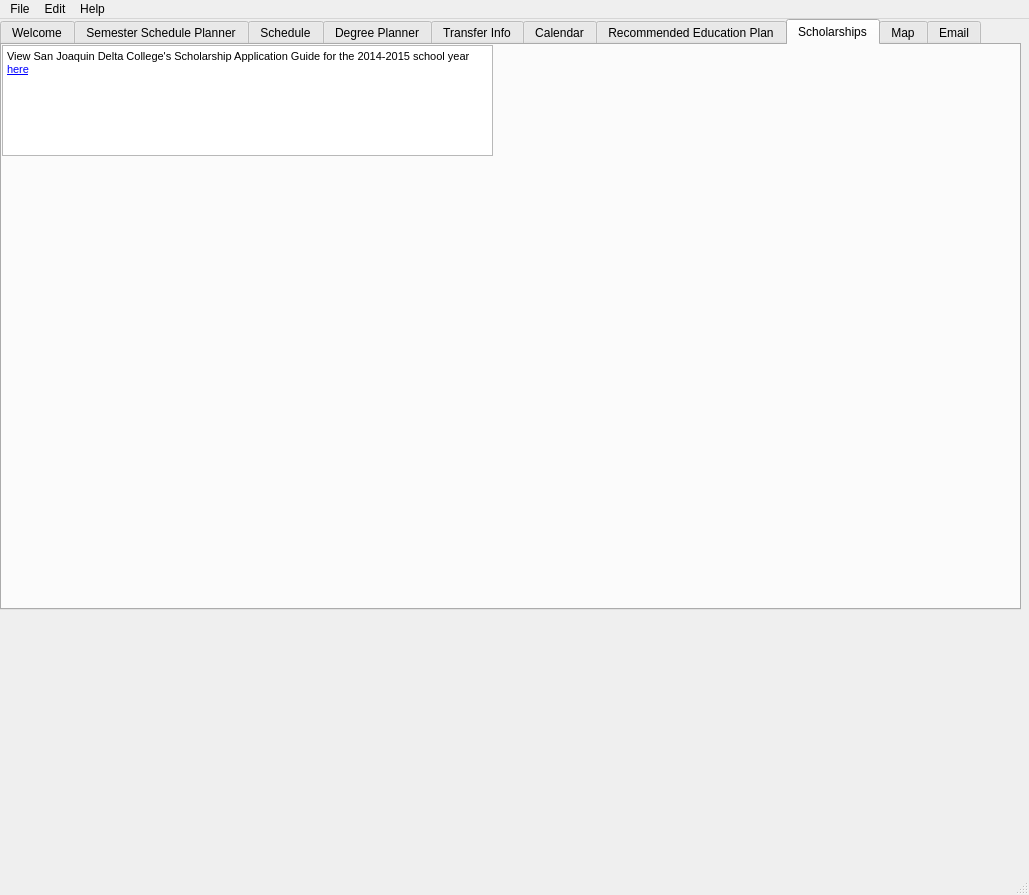
<?xml version="1.0" encoding="UTF-8"?>
<ui version="4.0">
 <class>MainWindow</class>
 <widget class="QMainWindow" name="MainWindow">
  <property name="geometry">
   <rect>
    <x>0</x>
    <y>0</y>
    <width>1029</width>
    <height>895</height>
   </rect>
  </property>
  <property name="windowTitle">
   <string>MainWindow</string>
  </property>
  <widget class="QWidget" name="centralwidget">
   <widget class="QTabWidget" name="tabWidget">
    <property name="enabled">
     <bool>true</bool>
    </property>
    <property name="geometry">
     <rect>
      <x>0</x>
      <y>0</y>
      <width>1021</width>
      <height>591</height>
     </rect>
    </property>
    <property name="contextMenuPolicy">
     <enum>Qt::DefaultContextMenu</enum>
    </property>
    <property name="currentIndex">
     <number>7</number>
    </property>
    <property name="movable">
     <bool>false</bool>
    </property>
    <widget class="QWidget" name="WelcomeTab">
     <attribute name="title">
      <string>Welcome</string>
     </attribute>
     <widget class="QLabel" name="label_6">
      <property name="geometry">
       <rect>
        <x>940</x>
        <y>540</y>
        <width>71</width>
        <height>20</height>
       </rect>
      </property>
      <property name="text">
       <string>Version #</string>
      </property>
     </widget>
    </widget>
    <widget class="QWidget" name="PlannerTab">
     <attribute name="title">
      <string>Semester Schedule Planner</string>
     </attribute>
     <widget class="QComboBox" name="comboBox">
      <property name="geometry">
       <rect>
        <x>20</x>
        <y>10</y>
        <width>101</width>
        <height>22</height>
       </rect>
      </property>
      <item>
       <property name="text">
        <string>Year</string>
       </property>
      </item>
      <item>
       <property name="text">
        <string>1991-1992</string>
       </property>
      </item>
      <item>
       <property name="text">
        <string>1992-1993</string>
       </property>
      </item>
      <item>
       <property name="text">
        <string>1993-1994</string>
       </property>
      </item>
      <item>
       <property name="text">
        <string>1994-1995</string>
       </property>
      </item>
      <item>
       <property name="text">
        <string>1995-1996</string>
       </property>
      </item>
      <item>
       <property name="text">
        <string>1996-1997</string>
       </property>
      </item>
      <item>
       <property name="text">
        <string>1997-1998</string>
       </property>
      </item>
      <item>
       <property name="text">
        <string>1998-1999</string>
       </property>
      </item>
      <item>
       <property name="text">
        <string>1999-2000</string>
       </property>
      </item>
      <item>
       <property name="text">
        <string>2000-2001</string>
       </property>
      </item>
      <item>
       <property name="text">
        <string>2001-2002</string>
       </property>
      </item>
      <item>
       <property name="text">
        <string>2002-2003</string>
       </property>
      </item>
      <item>
       <property name="text">
        <string>2003-2004</string>
       </property>
      </item>
      <item>
       <property name="text">
        <string>2004-2005</string>
       </property>
      </item>
      <item>
       <property name="text">
        <string>2005-2006</string>
       </property>
      </item>
      <item>
       <property name="text">
        <string>2006-2007</string>
       </property>
      </item>
      <item>
       <property name="text">
        <string>2007-2008</string>
       </property>
      </item>
      <item>
       <property name="text">
        <string>2008-2009</string>
       </property>
      </item>
      <item>
       <property name="text">
        <string>2009-2010</string>
       </property>
      </item>
      <item>
       <property name="text">
        <string>2010-2011</string>
       </property>
      </item>
      <item>
       <property name="text">
        <string>2011-2012</string>
       </property>
      </item>
      <item>
       <property name="text">
        <string>2012-2013</string>
       </property>
      </item>
      <item>
       <property name="text">
        <string>2013-2014</string>
       </property>
      </item>
      <item>
       <property name="text">
        <string>2014-2015</string>
       </property>
      </item>
     </widget>
     <widget class="QComboBox" name="comboBox_2">
      <property name="geometry">
       <rect>
        <x>20</x>
        <y>40</y>
        <width>101</width>
        <height>22</height>
       </rect>
      </property>
      <item>
       <property name="text">
        <string>Term</string>
       </property>
      </item>
      <item>
       <property name="text">
        <string>Summer</string>
       </property>
      </item>
      <item>
       <property name="text">
        <string>Fall</string>
       </property>
      </item>
      <item>
       <property name="text">
        <string>Spring</string>
       </property>
      </item>
     </widget>
     <widget class="QComboBox" name="comboBox_3">
      <property name="geometry">
       <rect>
        <x>20</x>
        <y>70</y>
        <width>101</width>
        <height>22</height>
       </rect>
      </property>
      <item>
       <property name="text">
        <string>#Dept</string>
       </property>
      </item>
     </widget>
     <widget class="QComboBox" name="comboBox_4">
      <property name="geometry">
       <rect>
        <x>20</x>
        <y>100</y>
        <width>101</width>
        <height>22</height>
       </rect>
      </property>
      <item>
       <property name="text">
        <string>#Classes</string>
       </property>
      </item>
     </widget>
     <widget class="QLabel" name="label">
      <property name="geometry">
       <rect>
        <x>180</x>
        <y>140</y>
        <width>91</width>
        <height>21</height>
       </rect>
      </property>
      <property name="text">
       <string>Avaliable Classes</string>
      </property>
     </widget>
     <widget class="QLabel" name="label_2">
      <property name="geometry">
       <rect>
        <x>590</x>
        <y>150</y>
        <width>121</width>
        <height>16</height>
       </rect>
      </property>
      <property name="text">
       <string>Your Selected Classes</string>
      </property>
     </widget>
     <widget class="QListView" name="listView">
      <property name="geometry">
       <rect>
        <x>0</x>
        <y>170</y>
        <width>431</width>
        <height>391</height>
       </rect>
      </property>
     </widget>
     <widget class="QListView" name="listView_2">
      <property name="geometry">
       <rect>
        <x>430</x>
        <y>170</y>
        <width>441</width>
        <height>391</height>
       </rect>
      </property>
     </widget>
     <widget class="QPushButton" name="pushButton">
      <property name="geometry">
       <rect>
        <x>160</x>
        <y>100</y>
        <width>161</width>
        <height>23</height>
       </rect>
      </property>
      <property name="text">
       <string>Match Major Reqs. #AUTOFILL</string>
      </property>
     </widget>
     <widget class="QPushButton" name="pushButton_2">
      <property name="geometry">
       <rect>
        <x>160</x>
        <y>70</y>
        <width>321</width>
        <height>23</height>
       </rect>
      </property>
      <property name="text">
       <string>Highlight Major Reqs #ONLY SHOW IF MAJOR IS SELECTED</string>
      </property>
     </widget>
     <widget class="QPushButton" name="pushButton_3">
      <property name="geometry">
       <rect>
        <x>510</x>
        <y>100</y>
        <width>321</width>
        <height>23</height>
       </rect>
      </property>
      <property name="text">
       <string>Highlight Schedule Errors #Debug will be automatic in final build</string>
      </property>
     </widget>
    </widget>
    <widget class="QWidget" name="ScheduleTab">
     <attribute name="title">
      <string>Schedule</string>
     </attribute>
     <widget class="QLabel" name="label_5">
      <property name="geometry">
       <rect>
        <x>20</x>
        <y>20</y>
        <width>141</width>
        <height>16</height>
       </rect>
      </property>
      <property name="text">
       <string>Whole Selected Schedule</string>
      </property>
     </widget>
     <widget class="QPushButton" name="pushButton_6">
      <property name="geometry">
       <rect>
        <x>10</x>
        <y>70</y>
        <width>75</width>
        <height>23</height>
       </rect>
      </property>
      <property name="text">
       <string>Print</string>
      </property>
     </widget>
     <widget class="QListView" name="listView_5">
      <property name="geometry">
       <rect>
        <x>150</x>
        <y>0</y>
        <width>871</width>
        <height>571</height>
       </rect>
      </property>
     </widget>
    </widget>
    <widget class="QWidget" name="DegreeInfoTab">
     <attribute name="title">
      <string>Degree Planner</string>
     </attribute>
     <widget class="QComboBox" name="comboBox_5">
      <property name="geometry">
       <rect>
        <x>10</x>
        <y>10</y>
        <width>131</width>
        <height>22</height>
       </rect>
      </property>
      <item>
       <property name="text">
        <string>Delta College AA/AS</string>
       </property>
      </item>
      <item>
       <property name="text">
        <string>CSU</string>
       </property>
      </item>
      <item>
       <property name="text">
        <string>CSU-IGETC</string>
       </property>
      </item>
      <item>
       <property name="text">
        <string>UC</string>
       </property>
      </item>
      <item>
       <property name="text">
        <string>UC-IGETC</string>
       </property>
      </item>
     </widget>
     <widget class="QComboBox" name="comboBox_6">
      <property name="geometry">
       <rect>
        <x>10</x>
        <y>40</y>
        <width>131</width>
        <height>22</height>
       </rect>
      </property>
      <item>
       <property name="text">
        <string>#Majors</string>
       </property>
      </item>
     </widget>
     <widget class="QFrame" name="frame">
      <property name="geometry">
       <rect>
        <x>150</x>
        <y>0</y>
        <width>721</width>
        <height>561</height>
       </rect>
      </property>
      <property name="frameShape">
       <enum>QFrame::StyledPanel</enum>
      </property>
      <property name="frameShadow">
       <enum>QFrame::Raised</enum>
      </property>
     </widget>
    </widget>
    <widget class="QWidget" name="TransferTab">
     <attribute name="title">
      <string>Transfer Info</string>
     </attribute>
     <widget class="QPushButton" name="pushButton_4">
      <property name="geometry">
       <rect>
        <x>0</x>
        <y>20</y>
        <width>75</width>
        <height>23</height>
       </rect>
      </property>
      <property name="text">
       <string>GetMajor</string>
      </property>
     </widget>
     <widget class="QComboBox" name="comboBox_7">
      <property name="geometry">
       <rect>
        <x>0</x>
        <y>50</y>
        <width>91</width>
        <height>22</height>
       </rect>
      </property>
      <item>
       <property name="text">
        <string>Delta AA/AS</string>
       </property>
      </item>
      <item>
       <property name="text">
        <string>UC</string>
       </property>
      </item>
      <item>
       <property name="text">
        <string>CSU</string>
       </property>
      </item>
     </widget>
     <widget class="QPushButton" name="pushButton_5">
      <property name="geometry">
       <rect>
        <x>0</x>
        <y>80</y>
        <width>161</width>
        <height>23</height>
       </rect>
      </property>
      <property name="text">
       <string>Pull Info from assist.org</string>
      </property>
     </widget>
     <widget class="QListView" name="listView_3">
      <property name="geometry">
       <rect>
        <x>200</x>
        <y>70</y>
        <width>256</width>
        <height>192</height>
       </rect>
      </property>
     </widget>
     <widget class="QListView" name="listView_4">
      <property name="geometry">
       <rect>
        <x>580</x>
        <y>70</y>
        <width>256</width>
        <height>192</height>
       </rect>
      </property>
     </widget>
     <widget class="QLabel" name="label_3">
      <property name="geometry">
       <rect>
        <x>250</x>
        <y>40</y>
        <width>161</width>
        <height>16</height>
       </rect>
      </property>
      <property name="text">
       <string>Gen Ed Requirements</string>
      </property>
     </widget>
     <widget class="QLabel" name="label_4">
      <property name="geometry">
       <rect>
        <x>590</x>
        <y>40</y>
        <width>211</width>
        <height>16</height>
       </rect>
      </property>
      <property name="text">
       <string>Major Requirements / Recommended</string>
      </property>
     </widget>
    </widget>
    <widget class="QWidget" name="CalendarTab">
     <attribute name="title">
      <string>Calendar</string>
     </attribute>
     <widget class="QCalendarWidget" name="calendarWidget">
      <property name="geometry">
       <rect>
        <x>0</x>
        <y>0</y>
        <width>791</width>
        <height>561</height>
       </rect>
      </property>
     </widget>
     <widget class="QLabel" name="label_7">
      <property name="geometry">
       <rect>
        <x>810</x>
        <y>10</y>
        <width>171</width>
        <height>20</height>
       </rect>
      </property>
      <property name="text">
       <string>Integrate Google Calendar &amp; Sync</string>
      </property>
     </widget>
     <widget class="QLabel" name="label_8">
      <property name="geometry">
       <rect>
        <x>810</x>
        <y>40</y>
        <width>151</width>
        <height>16</height>
       </rect>
      </property>
      <property name="text">
       <string>Get Final Dates for classes</string>
      </property>
     </widget>
     <widget class="QLabel" name="label_9">
      <property name="geometry">
       <rect>
        <x>810</x>
        <y>60</y>
        <width>111</width>
        <height>16</height>
       </rect>
      </property>
      <property name="text">
       <string>Free Entry</string>
      </property>
     </widget>
     <widget class="QPushButton" name="pushButton_7">
      <property name="geometry">
       <rect>
        <x>800</x>
        <y>530</y>
        <width>75</width>
        <height>23</height>
       </rect>
      </property>
      <property name="text">
       <string>Print</string>
      </property>
     </widget>
    </widget>
    <widget class="QWidget" name="RecommendedTab">
     <attribute name="title">
      <string>Recommended Education Plan</string>
     </attribute>
    </widget>
    <widget class="QWidget" name="ScholarshipTab">
     <attribute name="title">
      <string>Scholarships</string>
     </attribute>
     <widget class="QTextBrowser" name="textBrowser">
      <property name="geometry">
       <rect>
        <x>0</x>
        <y>0</y>
        <width>491</width>
        <height>111</height>
       </rect>
      </property>
      <property name="html">
       <string>&lt;!DOCTYPE HTML PUBLIC &quot;-//W3C//DTD HTML 4.0//EN&quot; &quot;http://www.w3.org/TR/REC-html40/strict.dtd&quot;&gt;
&lt;html&gt;&lt;head&gt;&lt;meta name=&quot;qrichtext&quot; content=&quot;1&quot; /&gt;&lt;style type=&quot;text/css&quot;&gt;
p, li { white-space: pre-wrap; }
&lt;/style&gt;&lt;/head&gt;&lt;body style=&quot; font-family:'MS Shell Dlg 2'; font-size:8.25pt; font-weight:400; font-style:normal;&quot;&gt;
&lt;p style=&quot; margin-top:0px; margin-bottom:0px; margin-left:0px; margin-right:0px; -qt-block-indent:0; text-indent:0px;&quot;&gt;&lt;span style=&quot; font-size:8pt;&quot;&gt;View San Joaquin Delta College's Scholarship Application Guide for the 2014-2015 school year &lt;/span&gt;&lt;a href=&quot;http://deltacollege.edu/dept/finaid/scholarships/documents/14-15_Schol_Guide_web.pdf&quot;&gt;&lt;span style=&quot; font-size:8pt; text-decoration: underline; color:#0000ff;&quot;&gt;here&lt;/span&gt;&lt;/a&gt;&lt;/p&gt;&lt;/body&gt;&lt;/html&gt;</string>
      </property>
     </widget>
    </widget>
    <widget class="QWidget" name="MapTab">
     <attribute name="title">
      <string>Map</string>
     </attribute>
     <widget class="QLabel" name="label_10">
      <property name="geometry">
       <rect>
        <x>70</x>
        <y>50</y>
        <width>121</width>
        <height>16</height>
       </rect>
      </property>
      <property name="text">
       <string>Delta Map Image</string>
      </property>
     </widget>
     <widget class="QLabel" name="label_11">
      <property name="geometry">
       <rect>
        <x>30</x>
        <y>80</y>
        <width>171</width>
        <height>20</height>
       </rect>
      </property>
      <property name="text">
       <string>Google Maps centerd on Delta?</string>
      </property>
     </widget>
    </widget>
    <widget class="QWidget" name="emailTab">
     <attribute name="title">
      <string>Email</string>
     </attribute>
     <widget class="QLabel" name="label_12">
      <property name="geometry">
       <rect>
        <x>30</x>
        <y>20</y>
        <width>131</width>
        <height>16</height>
       </rect>
      </property>
      <property name="text">
       <string>Browser at email login</string>
      </property>
     </widget>
    </widget>
   </widget>
  </widget>
  <widget class="QMenuBar" name="menubar">
   <property name="geometry">
    <rect>
     <x>0</x>
     <y>0</y>
     <width>1029</width>
     <height>21</height>
    </rect>
   </property>
   <widget class="QMenu" name="menuFile">
    <property name="title">
     <string>File</string>
    </property>
    <widget class="QMenu" name="menuLoad_File_Ctrl_L">
     <property name="title">
      <string>Load File (Ctrl-L)</string>
     </property>
     <addaction name="actionLast_Opened_File"/>
     <addaction name="actionFree_Selection_from_Disk"/>
    </widget>
    <addaction name="actionSave_Schedule_Ctrl_S"/>
    <addaction name="menuLoad_File_Ctrl_L"/>
    <addaction name="actionDebug"/>
    <addaction name="actionExit_X"/>
   </widget>
   <widget class="QMenu" name="menuEdit">
    <property name="title">
     <string>Edit</string>
    </property>
    <addaction name="actionUndo_Ctrl_Z"/>
    <addaction name="actionRedo_Ctrl_R"/>
   </widget>
   <widget class="QMenu" name="menuInfo">
    <property name="title">
     <string>Help</string>
    </property>
    <addaction name="actionReadme"/>
    <addaction name="actionHelp_File"/>
    <addaction name="actionAbout"/>
   </widget>
   <addaction name="menuFile"/>
   <addaction name="menuEdit"/>
   <addaction name="menuInfo"/>
  </widget>
  <widget class="QStatusBar" name="statusbar"/>
  <action name="actionExit_X">
   <property name="text">
    <string>Exit (Ctrl-X)</string>
   </property>
  </action>
  <action name="actionDebug">
   <property name="text">
    <string>Debug</string>
   </property>
  </action>
  <action name="actionSave_Schedule_Ctrl_S">
   <property name="text">
    <string>Save Schedule (Ctrl-S)</string>
   </property>
  </action>
  <action name="actionUndo_Ctrl_Z">
   <property name="text">
    <string>Undo (Ctrl- Z)</string>
   </property>
  </action>
  <action name="actionRedo_Ctrl_R">
   <property name="text">
    <string>Redo (Ctrl-R)</string>
   </property>
  </action>
  <action name="actionLast_Opened_File">
   <property name="text">
    <string>Last Opened File</string>
   </property>
  </action>
  <action name="actionFree_Selection_from_Disk">
   <property name="text">
    <string>Free Selection from Disk</string>
   </property>
  </action>
  <action name="actionReadme">
   <property name="text">
    <string>Readme</string>
   </property>
  </action>
  <action name="actionHelp_File">
   <property name="text">
    <string>Help File</string>
   </property>
  </action>
  <action name="actionAbout">
   <property name="text">
    <string>About</string>
   </property>
  </action>
 </widget>
 <tabstops>
  <tabstop>tabWidget</tabstop>
  <tabstop>comboBox</tabstop>
  <tabstop>comboBox_2</tabstop>
  <tabstop>comboBox_3</tabstop>
  <tabstop>comboBox_4</tabstop>
  <tabstop>textBrowser</tabstop>
  <tabstop>calendarWidget</tabstop>
 </tabstops>
 <resources/>
 <connections/>
</ui>
